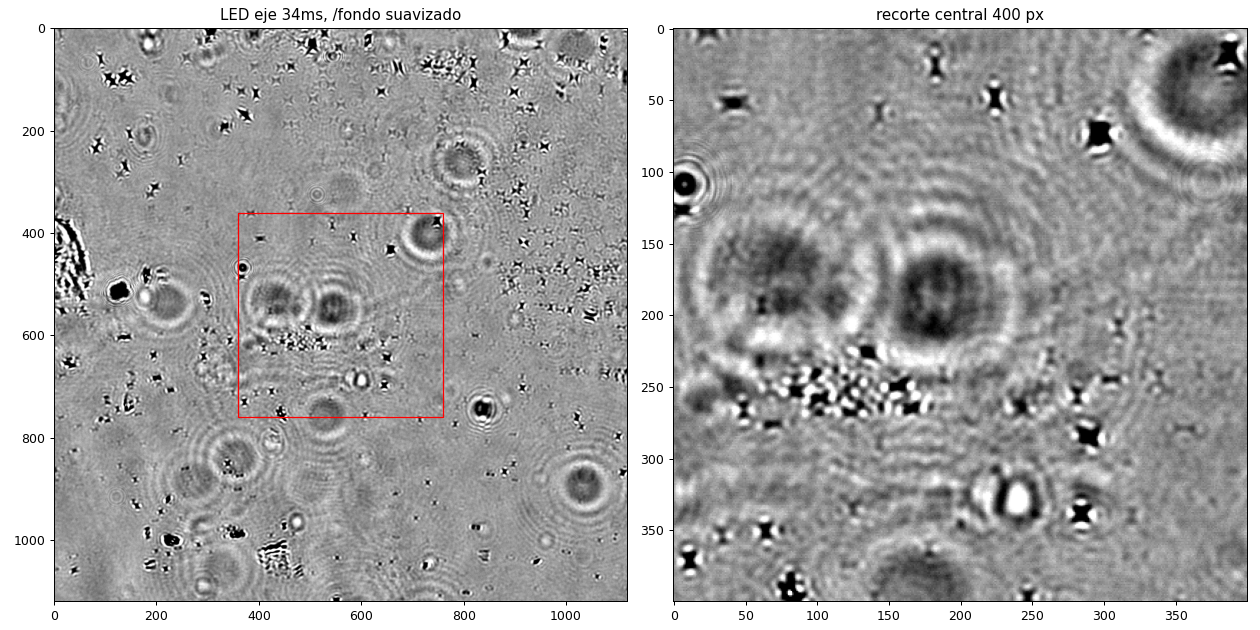

Write Python code to recreate this figure.
import numpy as np, glob, sys
from PIL import Image
from scipy import ndimage as ndi
import matplotlib; matplotlib.use('Agg'); import matplotlib.pyplot as plt
D=sys.argv[1]; out=sys.argv[2]
def load(p): return np.mean([np.array(Image.open(f),float) for f in sorted(glob.glob(p+'/*.tiff'))],0)
t=sorted(glob.glob(D+'/fila17_col15_colorr/*ms'))[0]; tn=t.split('/')[-1]
I=load(t); dk=load(D+'-dark/fila17_col15_colorr/'+tn) if glob.glob(D+'-dark/fila17_col15_colorr/'+tn) else np.zeros_like(I)
S=I-dk; print('exp',tn,'max raw',I.max(),'sat px',(I>=4095).sum(),'median',np.median(S))
bg=ndi.gaussian_filter(S,40); N=S/bg
print('contraste rms (sin flat, fondo suavizado):',N.std().round(4),' p1/p99:',np.percentile(N,[1,99]).round(3))
# particles: local deviation
d=ndi.gaussian_filter(N,2)-1
lab,n=ndi.label(np.abs(d)>0.04); sz=ndi.sum(np.ones_like(d),lab,range(1,n+1))
keep=[i+1 for i,s in enumerate(sz) if 20<s<3000]
cm=ndi.center_of_mass(np.abs(d),lab,keep); 
sgn=[np.sign(d[int(r),int(c)]) for r,c in cm]
print('objetos (|dev|>4%, 20-3000 px):',len(keep),' centro brillante:',sum(s>0 for s in sgn),' oscuro:',sum(s<0 for s in sgn))
c=np.array(N.shape)/2; dd=[np.hypot(r-c[0],c2-c[1]) for r,c2 in cm]
print('objetos dentro de 200 px del centro del ROI (recorte 400):',sum(x<200 for x in dd))
fig,ax=plt.subplots(1,2,figsize=(14,7))
ax[0].imshow(N,cmap='gray',vmin=np.percentile(N,1),vmax=np.percentile(N,99)); ax[0].set_title(f'LED eje {tn}, /fondo suavizado')
ax[0].add_patch(plt.Rectangle((c[1]-200,c[0]-200),400,400,fill=False,ec='r'))
z=N[int(c[0])-200:int(c[0])+200,int(c[1])-200:int(c[1])+200]
ax[1].imshow(z,cmap='gray',vmin=np.percentile(z,1),vmax=np.percentile(z,99)); ax[1].set_title('recorte central 400 px')
plt.tight_layout(); plt.savefig(out,dpi=90)
